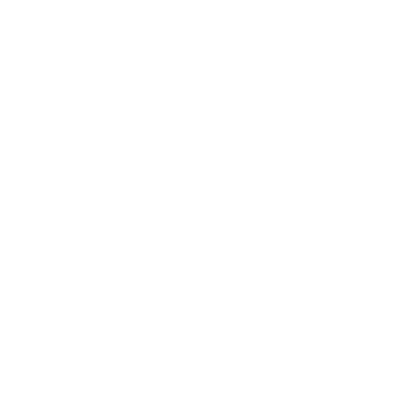
Frame 1 (no input)
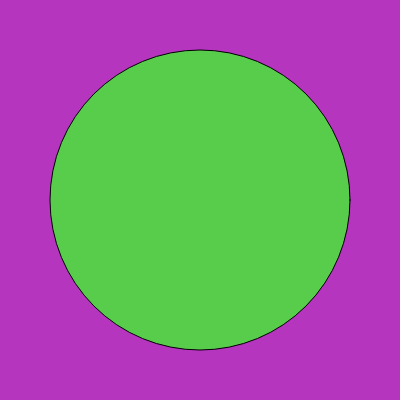
Frame 60 (no input)
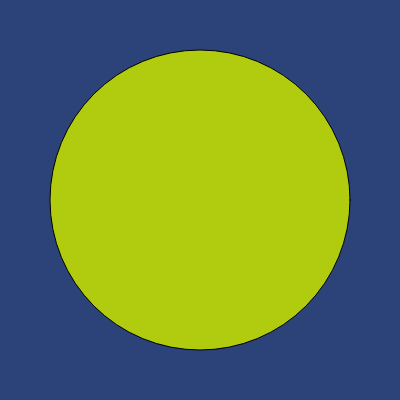
Frame 120 (the mouse pressed at the canvas centre since frame 60)

The p5.js sketch that drew these frames (run headless with seeded random() and noise() and a simulated clock; from frame 60 on, the mouse is pressed at the canvas centre):

// p5.js sketch
// ── sketch.js
let glitchlen = 0;

function setup() {
  createCanvas(400, 400);
}

function draw() {
  
  if (frameCount % 60 === 0) {
     background(random(255), random(255), random(255));
    // new colored circle
    fill(random(255), random(255), random(255));
    ellipse(width / 2, height / 2, 300, 300);

    // random glitch pixel length
    glitchlen = int(random(4, 2400)) * 10;
  }
}

function keyPressed() {
  if ((key = "q")) {
    loadPixels();
    // channel shift?
    let channelshift = int(random(0, 4));
    // loop over chunks
    for (
      let i = 0;
      i < pixels.length - glitchlen;
      i = i + glitchlen
    ) {
      // set all pixels in chunk to color of the first pixel
      for (let p = channelshift; p < glitchlen; p += 4) {
        pixels[i + p] = pixels[i];
        pixels[i + p + 1] = pixels[i + 1];
        pixels[i + p + 2] = pixels[i + 2];
        //pixels[i+p+3] = pixels[i+3];
      }
    }
    updatePixels();
  }
}

// function glitch() {
//    loadPixels();
//   // channel shift?
//   let channelshift = int(random(0, 4));
//   // loop over chunks
//   for (
//     let i = pixels.length / 2;
//     i < pixels.length - glitchlen;
//     i = i + glitchlen
//   ) {
//     // set all pixels in chunk to color of the first pixel
//     for (let p = channelshift; p < glitchlen; p += 4) {
//       pixels[i + p] = pixels[i];
//       pixels[i + p + 1] = pixels[i + 1];
//       pixels[i + p + 2] = pixels[i + 2];
//       //pixels[i+p+3] = pixels[i+3];
//     }
//   }
//   updatePixels();
// }
